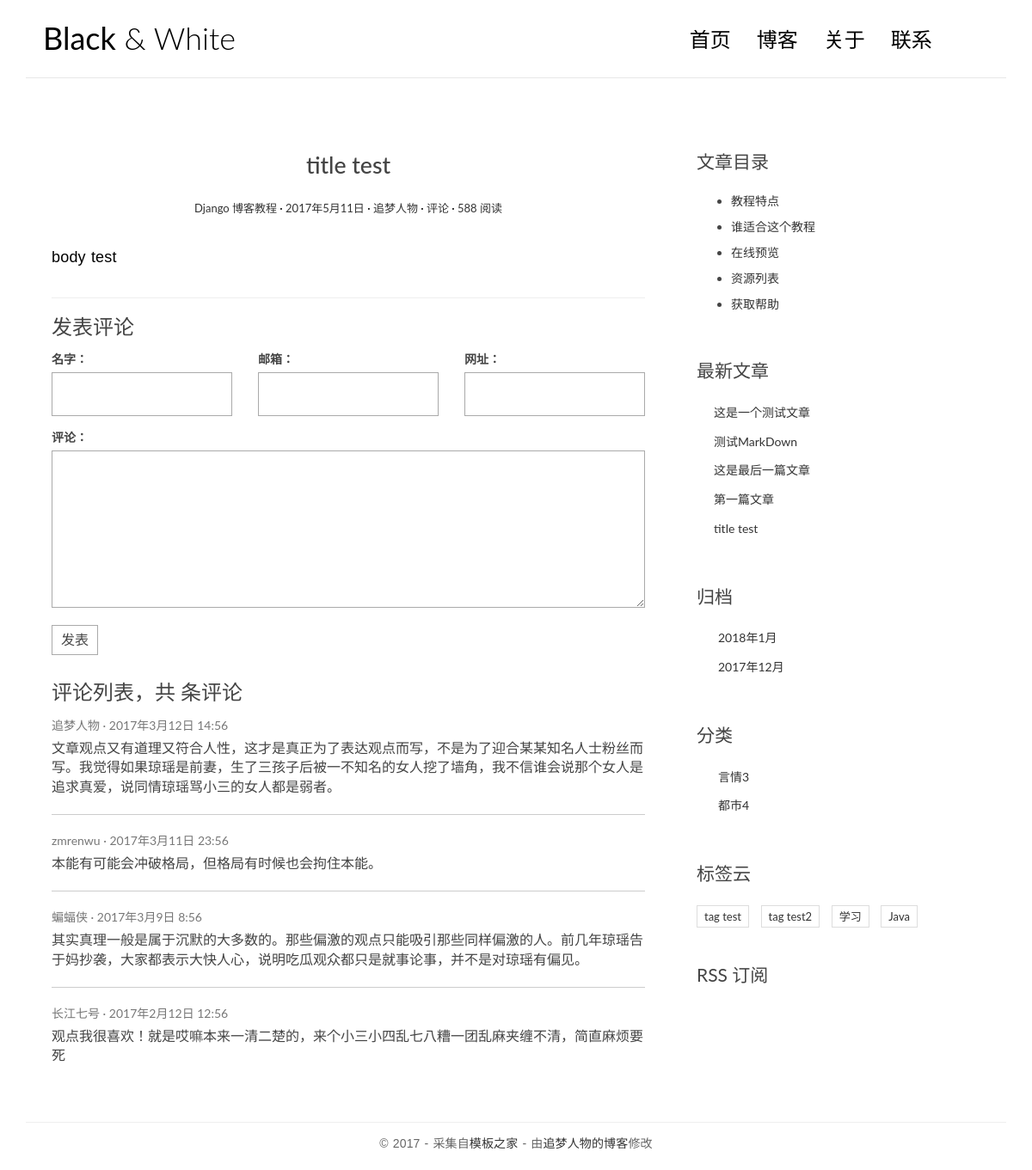
Screenshot of /post/3/ with the database file from the repository.
### blog/models.py (models this page shows, shortened)
@python_2_unicode_compatible
class Post(models.Model):
    title = models.CharField(max_length=70)
    body = models.TextField()
    created_time = models.DateTimeField()
    modified_time = models.DateTimeField()
    excerpt = models.CharField(max_length=200, blank=True)
    category = models.ForeignKey(Category)
    tag = models.ManyToManyField(Tag, blank=True)
    author = models.ForeignKey(User)
    def get_absolute_url(self):
        return reverse('blog:detail', kwargs={'pk': self.pk})
    class Meta:
        ordering = ['-id']

@python_2_unicode_compatible
class Category(models.Model):
    name = models.CharField(max_length=100)

class Tag(models.Model):
    name = models.CharField(max_length=100)

### blog/views.py (the view)
# urls.py: url(r'^post/(?P<pk>[0-9]+)/$', views.detail, name='detail'),
def detail(request, pk):
    post = get_object_or_404(Post, pk=pk)
    post.body = markdown.markdown(post.body,
                                  extensions=[
                                      'markdown.extensions.extra',
                                      'markdown.extensions.codehilite',
                                      'markdown.extensions.toc',
                                  ])
    return render(request, 'blog/detail.html', context={'post': post})

### blog/templatetags/blog_tags.py (called while the page is built)
@register.simple_tag
def get_recent_posts(num=5):
    return Post.objects.all()[:num]

@register.simple_tag
def get_archives():
    return Post.objects.dates('created_time', 'month', order='DESC')

@register.simple_tag
def get_categories():
    return Category.objects.all()

@register.simple_tag
def get_tags():
    return Tag.objects.all()

### templates/blog/detail.html (shortened to what this page needs)
{% extends 'base.html' %}
{% load staticfiles %}
            {% block main %}
            <article class="post post-{{post.pk}}}">
                <header class="entry-header">
                    <h1 class="entry-title">{{post.title}}</h1>
                    <div class="entry-meta">
                        <span class="post-category"><a href="#">Django 博客教程</a></span>
                        <span class="post-date"><a href="#"><time class="entry-date"
                                                                  datetime="2012-11-09T23:15:57+00:00">2017年5月11日</time></a></span>
                        <span class="post-author"><a href="#">追梦人物</a></span>
                        <span class="comments-link"><a href="#">{{post.comment_set.count}}评论</a></span>
                        <span class="views-count"><a href="#">588 阅读</a></span>
                    </div>
                </header>
                <div class="entry-content clearfix">
                    {{post.body|safe}}
                </div>
            </article>
            <section class="comment-area" id="comment-area">
                <hr>
                <h3>发表评论</h3>
                <form action="#" method="post" class="comment-form">
                    <div class="row">
                        <div class="col-md-4">
                            <label for="id_name">名字：</label>
                            <input type="text" id="id_name" name="name" required>
                        </div>
                        <div class="col-md-4">
                            <label for="id_email">邮箱：</label>
                            <input type="email" id="id_email" name="email" required>
                        </div>
                        <div class="col-md-4">
                            <label for="id_url">网址：</label>
                            <input type="text" id="id_url" name="url">
                        </div>
                        <div class="col-md-12">
                            <label for="id_comment">评论：</label>
                            <textarea name="comment" id="id_comment" required></textarea>
                            <button type="submit" class="comment-btn">发表</button>
                        </div>
                    </div>
                </form>
                <div class="comment-list-panel">
                    <h3>评论列表，共  条评论</h3>
                    <ul class="comment-list list-unstyled">
                        <li class="comment-item">
                            <span class="nickname">追梦人物</span>
                            <time class="submit-date" datetime="2012-11-09T23:15:57+00:00">2017年3月12日 14:56</time>
                            <div class="text">
                                文章观点又有道理又符合人性，这才是真正为了表达观点而写，不是为了迎合某某知名人士粉丝而写。我觉得如果琼瑶是前妻，生了三孩子后被一不知名的女人挖了墙角，我不信谁会说那个女人是追求真爱，说同情琼瑶骂小三的女人都是弱者。
                            </div>
                        </li>
                        <li class="comment-item">
                            <span class="nickname">zmrenwu</span>
                            <time class="submit-date" datetime="2012-11-09T23:15:57+00:00">2017年3月11日 23:56</time>
                            <div class="text">
                                本能有可能会冲破格局，但格局有时候也会拘住本能。
                            </div>
                        </li>
                        <li class="comment-item">
                            <span class="nickname">蝙蝠侠</span>
                            <time class="submit-date" datetime="2012-11-09T23:15:57+00:00">2017年3月9日 8:56</time>
                            <div class="text">
                                其实真理一般是属于沉默的大多数的。那些偏激的观点只能吸引那些同样偏激的人。前几年琼瑶告于妈抄袭，大家都表示大快人心，说明吃瓜观众都只是就事论事，并不是对琼瑶有偏见。
                            </div>
                        </li>
                        <li class="comment-item">
                            <span class="nickname">长江七号</span>
                            <time class="submit-date" datetime="2012-11-09T23:15:57+00:00">2017年2月12日 12:56</time>
                            <div class="text">
                                观点我很喜欢！就是哎嘛本来一清二楚的，来个小三小四乱七八糟一团乱麻夹缠不清，简直麻烦要死
                            </div>
                        </li>
                    </ul>
                </div>
            </section>
            {% endblock main %}
                {% block toc %}
                <div class="widget widget-content">
                    <h3 class="widget-title">文章目录</h3>
                    <ul>
                        <li>
                            <a href="#">教程特点</a>
                        </li>
                        <li>
                            <a href="#">谁适合这个教程</a>
                        </li>
                        <li>
                            <a href="#">在线预览</a>
                        </li>
                        <li>
                            <a href="#">资源列表</a>
                        </li>
                        <li>
                            <a href="#">获取帮助</a>
                        </li>
                    </ul>
                    {% endblock toc %}

### templates/base.html (shortened to what this page needs)
{% load blog_tags %}
{% load staticfiles %}
<!DOCTYPE html>
<html>
<head>
    <link rel="stylesheet" href="{% static 'blog/css/bootstrap.min.css'%}">
    <link rel="stylesheet" href="http://code.ionicframework.com/ionicons/2.0.1/css/ionicons.min.css">
    <link rel="stylesheet" href="{% static 'blog/css/pace.css'%}">
    <link rel="stylesheet" href="{% static 'blog/css/custom.css'%}">
</head>
<body>
<div class="container">
    <header id="site-header">
        <div class="row">
            <div class="col-md-4 col-sm-5 col-xs-8">
                <div class="logo">
                    <h1><a href="index.html"><b>Black</b> &amp; White</a></h1>
                </div>
            </div>
            <div class="col-md-8 col-sm-7 col-xs-4">
                <nav class="main-nav" role="navigation">
                    <div class="collapse navbar-collapse" id="bs-example-navbar-collapse-1">
                        <ul class="nav navbar-nav navbar-right">
                            <li class="cl-effect-11"><a href="{% url 'blog:index' %}" data-hover="首页">首页</a></li>
                            <li class="cl-effect-11"><a href="full-width.html" data-hover="博客">博客</a></li>
                            <li class="cl-effect-11"><a href="about.html" data-hover="关于">关于</a></li>
                            <li class="cl-effect-11"><a href="contact.html" data-hover="联系">联系</a></li>
                        </ul>
                    </div>
                </nav>
            </div>
        </div>
    </header>
</div>
<div class="content-body">
    <div class="container">
        <div class="row">
            <main class="col-md-8">
                {% block main %}
                {% endblock main %}
            </main>
            <aside class="col-md-4">
                {% block toc %}
                {% endblock toc %}
                <div class="widget widget-recent-posts">
                    <h3 class="widget-title">最新文章</h3>
                    {% get_recent_posts as recent_post_list %}
                    <ul>
                        {% for post in recent_post_list %}
                        <li>
                            <a href="{{post.get_absolute_url}}">{{post.title}}</a>
                        </li>
                        {% empty %}
                        <p>暂无文章</p>
                        {% endfor %}
                    </ul>
                </div>
                <div class="widget widget-archives">
                    <h3 class="widget-title">归档</h3>
                    {% get_archives as archives_list %}
                    <ul>
                        {% for date in archives_list %}
                        <li>
                            <a href="{% url 'blog:archives' date.year date.month %}">{{ date.year }}年{{date.month}}月</a>
                        </li>
                        {% empty%}
                        <p>暂无归档</p>
                        {% endfor %}
                    </ul>
                </div>
                <div class="widget widget-category">
                    <h3 class="widget-title">分类</h3>
                    {%  get_categories as categories_list %}
                    <ul>
                        {% for category in categories_list %}
                        <li>
                            <a href="{% url 'blog:category' category.pk %}">{{post.name}} <span class="post-count">{{category.name}}{{category.pk}}</span></a>
                        </li>
                        {% empty %}
                        <p>暂无分类</p>
                        {% endfor %}
                    </ul>
                </div>
                <div class="widget widget-tag-cloud">
                    <h3 class="widget-title">标签云</h3>
                    {% get_tags as tags_list %}
                    <ul>
                        {% for tag in tags_list %}
                        <li>
                            <a href="{% url 'blog:tag' tag.pk %}">{{tag.name}}</a>
                        </li>
                        {% empty %}
                        <p>暂无文章</p>
                        {% endfor %}
                    </ul>
                </div>
                <div class="rss">
                    <a href=""> RSS 订阅</a>
                </div>
            </aside>
        </div>
    </div>
</div>
<footer id="site-footer">
    <div class="container">
        <div class="row">
            <div class="col-md-12">
                <p class="copyright">&copy 2017 - 采集自<a href="http://www.cssmoban.com/"
                                                        target="_blank" title="模板之家">模板之家</a>
                    - 由<a href="http://zmrenwu.com/" title="网页模板" target="_blank">追梦人物的博客</a>修改
                </p>
            </div>
        </div>
    </div>
</footer>
</body>
</html>

### blog/static/blog/css/custom.css (style rules this page uses)
* { outline: none; }
h1, h2, h3, h4, h5, h6 { margin-top: 0; }
b { font-weight: 400; }
a { color: #333; }
body { color: #444; font-family: 'Lato', sans-serif; }
p { font-family: 'Ubuntu', sans-serif; font-weight: 400; word-spacing: 1px; letter-spacing: 0.01em; }
#site-header { background-color: #FFF; padding: 25px 20px; margin-bottom: 40px; border-bottom: 1px solid #e7e7e7; }
.logo h1 a { color: #000; }
.logo h1 { margin: 0; font-family: 'Lato', sans-serif; font-weight: 300; }
.main-nav { margin-top: 11px; max-width: 95%; }
.main-nav a { color: #000000 !important; padding: 0 0 5px 0 !important; margin-right: 30px; font-family: 'Lato', sans-serif; font-weight: 300; font-size: 24px; }
.cl-effect-11 a { padding: 10px 0; color: #0972b4; text-shadow: none; }
.cl-effect-11 a::before { position: absolute; top: 0; left: 0; overflow: hidden; padding: 0 0 5px 0 !important; max-width: 0; border-bottom: 1px solid #000; color: #000; content: attr(data-hover); white-space: nowrap; -webkit-transition: max-width 0.5s; -moz-transition: max-width 0.5s; transition: max-width 0.5s; }
.content-body { padding-bottom: 4em; }
.post { background: #fff; padding: 30px 30px 0; }
.entry-title { text-align: center; font-size: 1.9em; margin-bottom: 20px; line-height: 1.6; padding: 10px 20px 0; }
.entry-meta { text-align: center; color: #DDDDDD; font-size: 13px; margin-bottom: 30px; }
.entry-content { font-size: 18px; line-height: 1.9; font-weight: 300; color: #000; }
.post-category::after, .post-date::after, .post-author::after, .comments-link::after { content: ' ·'; color: #000; }
.widget { background: #fff; padding: 30px 0 0; }
.widget-title { font-size: 1.5em; margin-bottom: 20px; line-height: 1.6; padding: 10px 0 0; font-weight: 400; }
.widget-recent-posts ul { padding: 0; margin: 0; padding-left: 20px; }
.widget-recent-posts ul li { list-style-type: none; position: relative; line-height: 170%; margin-bottom: 10px; }
.widget-recent-posts ul li::before { content: '\f3d3'; font-family: "Ionicons"; position: absolute; left: -17px; top: 3px; font-size: 16px; color: #000; }
.widget-archives ul { padding: 0; margin: 0; padding-left: 25px; }
.widget-archives ul li { list-style-type: none; position: relative; line-height: 170%; margin-bottom: 10px; }
.widget-archives ul li::before { content: '\f3f3'; font-family: "Ionicons"; position: absolute; left: -25px; top: 1px; font-size: 16px; color: #000; }
.widget-category ul { padding: 0; margin: 0; padding-left: 25px; }
.widget-category ul li { list-style-type: none; position: relative; line-height: 170%; margin-bottom: 10px; }
.widget-category ul li::before { content: '\f3fe'; font-family: "Ionicons"; position: absolute; left: -25px; top: 1px; font-size: 18px; color: #000; }
.widget-tag-cloud ul { padding: 0; margin: 0; margin-right: -10px; }
.widget-tag-cloud ul li { list-style-type: none; font-size: 13px; display: inline-block; margin-right: 10px; margin-bottom: 10px; padding: 3px 8px; border: 1px solid #ddd; }
.widget-content ul li { margin-bottom: 10px; }
.rss { font-size: 21px; margin-top: 30px; }
.rss a { color: #444; }
#site-footer { padding-top: 10px; padding: 0 0 1.5em 0; }
.copyright { text-align: center; padding-top: 1em; margin: 0; border-top: 1px solid #eee; color: #666; }
.contact-form input, .comment-form input { border: 1px solid #aaa; margin-bottom: 15px; width: 100%; padding: 15px 15px; font-size: 16px; line-height: 100%; transition: 0.4s border-color linear; }
.contact-form textarea, .comment-form textarea { border: 1px solid #aaa; margin-bottom: 15px; width: 100%; padding: 15px 15px; font-size: 16px; line-height: 20px !important; min-height: 183px; transition: 0.4s border-color linear; }
.comment-area { padding: 0 30px 0; }
.comment-form { margin-top: 15px; }
.comment-form .comment-btn { background-color: #fff; border: 1px solid #aaa; font-size: 16px; padding: 5px 10px; }
.comment-list-panel { margin-top: 30px; }
.comment-list { margin-top: 15px; }
.comment-item:not(:last-child) { border-bottom: 1px #ccc solid; margin-bottom: 20px; padding-bottom: 20px; }
.comment-item .nickname, .comment-item .submit-date { color: #777; font-size: 14px; }
.comment-item .nickname:after { content: ' ·'; }
.comment-item .text { padding-top: 5px; font-size: 16px; }

### rows the page displays
Post: title "title test", body "body test"
Post: title "这是一个测试文章"
Post: title "测试MarkDown"
Post: title "这是最后一篇文章"
Post: title "第一篇文章"
Post: title "title test"
Category: name "言情", pk "3"
Category: name "都市", pk "4"
Tag: name "tag test"
Tag: name "tag test2"
Tag: name "学习"
Tag: name "Java"

### other values shown
{{ date.year }} "2018" "2017"
{{ date.month }} "1" "12"
